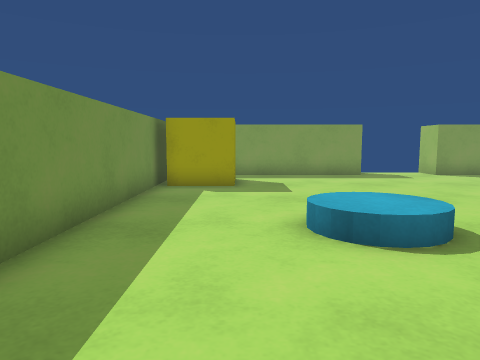
View 1 (above)

16 first-person views from a walk through a 3-D level made in the Unity game engine. The camera is 0.62 m above the floor, tilts 6° down and sees 70° across. The floor is counted in squares, 0.5 m on a side. Each view is taken from the middle of a square. On the plan, view 1 faces up. The plan holds only what a view shows up to about 14 squares ahead; the rest is blank. The player character is not drawn.

View 2
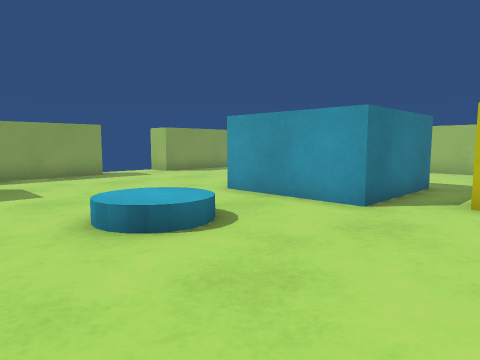

View 3
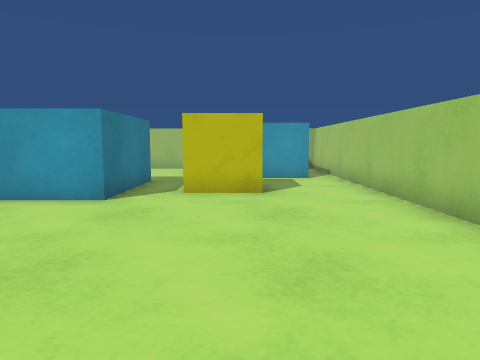

View 4
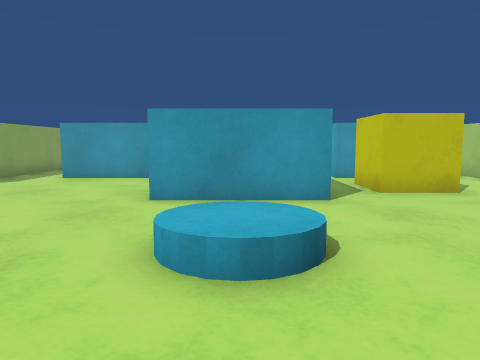

View 5
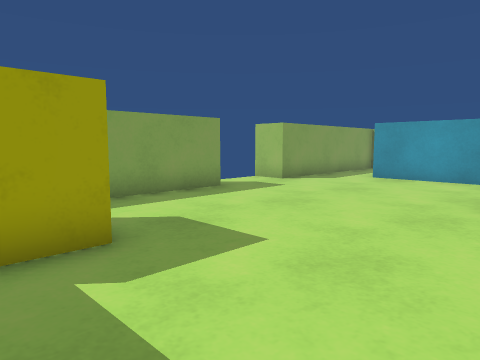

View 6
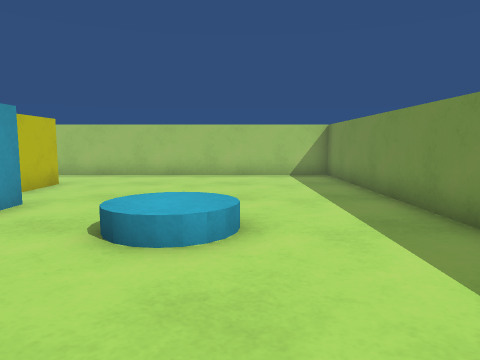

View 7
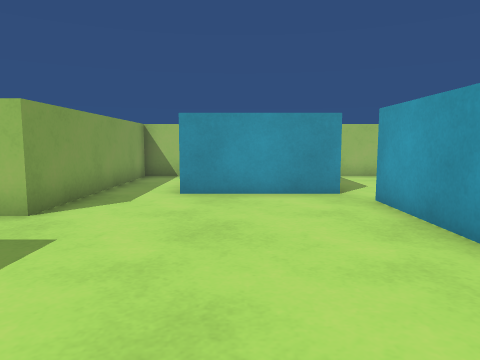

View 8
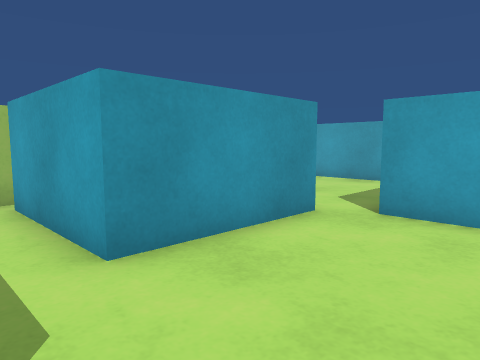

View 9
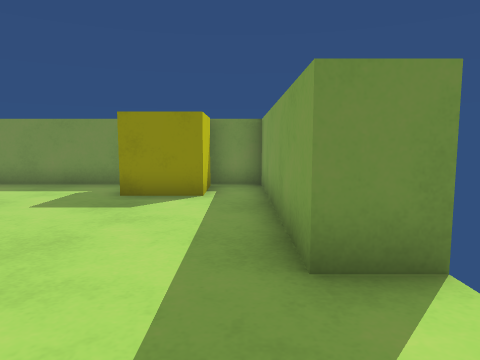

View 10
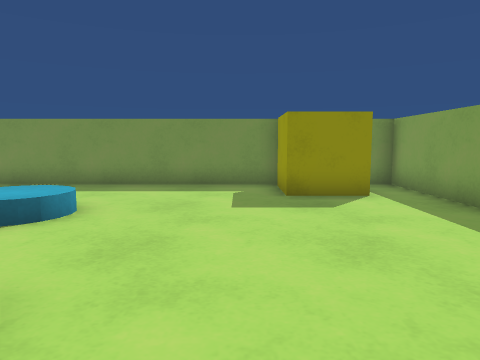

View 11
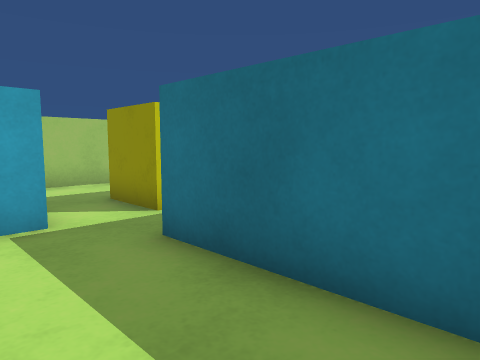

View 12
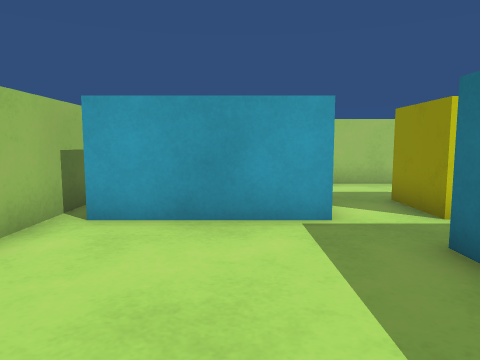

View 13
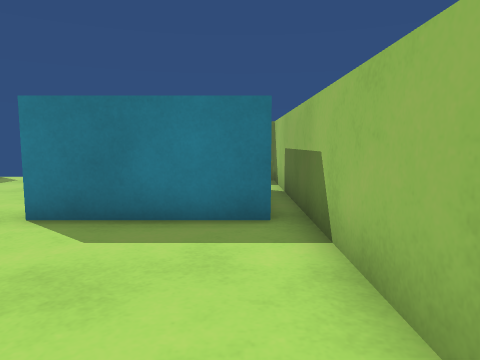

View 14
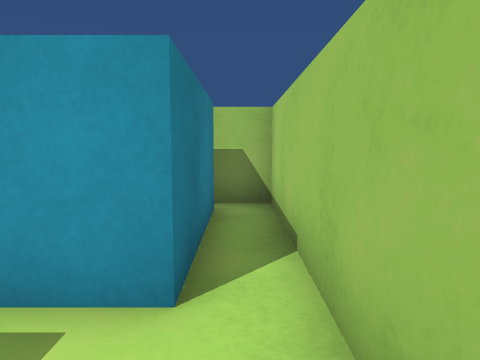

View 15
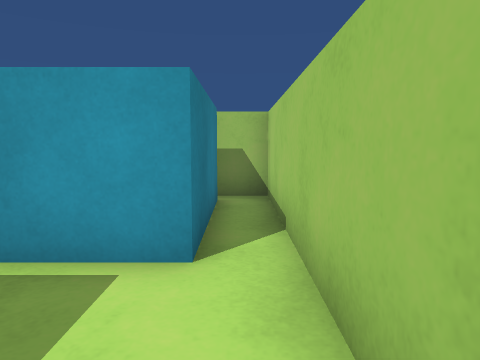

View 16
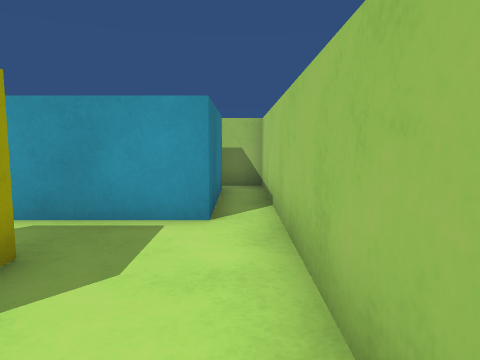

### Floor plan
Key: @ floor where view 1 was taken; # wall or solid block; . floor; C yellow cube; Y cyan disc; B cyan block.
Columns run from 3 left of view 1 to 15 right of it. Each row starts with its distance up from view 1.
 15         #  #
 14 #########..########
 13 #.................#
 12 #CCC..............#
 11 #  C..........BBBB#
 10 #CCC..........B   #
  9 #.............B   #
  8 #.............BBBB#
  7 #........BBBB.....#
  6 #....Y...B  B.....#
  5 #...YYY..B  B.....#
  4 #....Y...B  B.....#
  3 #........BBBB.....#
  2 #.................#
  1 #.........CC..BBBB#
  0 #..@......CC..B   #
 -1 #.............B   #
 -2 #.............BBBB#
 -3 #.................#
 -4 ###################

Where each view was taken, in squares from view 1:
view 1: 0 up, 0 right, facing up
view 2: 0 up, 1 left, facing up-right
view 3: 0 up, 2 left, facing right
view 4: 5 up, 2 left, facing right
view 5: 6 up, 2 left, facing up-right
view 6: 10 up, 1 right, facing down
view 7: 10 up, 2 right, facing right
view 8: 13 up, 7 right, facing down-right
view 9: 13 up, 8 right, facing left
view 10: 9 up, 8 right, facing left
view 11: 7 up, 12 right, facing down-left
view 12: 7 up, 12 right, facing down
view 13: 2 up, 14 right, facing up
view 14: 3 down, 8 right, facing right
view 15: 3 down, 7 right, facing right
view 16: 3 down, 5 right, facing right
